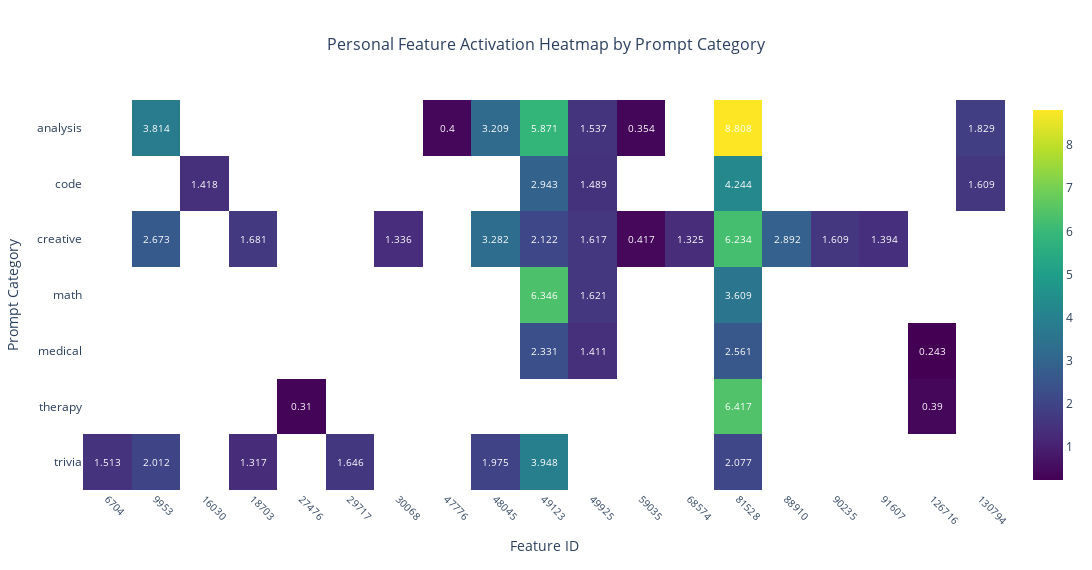

Notebook code cell kept with this figure:
### Markdown cell above
## Enhanced Heatmap with Feature Descriptions

### Code cell
# Create a fixed-size heatmap with square cells and text annotations
# Swap axes: features on x-axis, prompt categories on y-axis
feature_labels = [str(fid) for fid in pivot_df.index]
prompt_labels = list(pivot_df.columns)

# Transpose the data for swapped axes
transposed_data = pivot_df.T.values
transposed_text = np.round(transposed_data, 3)

# Create text array with NaN values as empty strings
text_display = []
for i in range(transposed_text.shape[0]):
    row_text = []
    for j in range(transposed_text.shape[1]):
        if np.isnan(transposed_text[i, j]):
            row_text.append("")
        else:
            row_text.append(str(transposed_text[i, j]))
    text_display.append(row_text)

# Create the heatmap with text annotations
fig_enhanced = go.Figure(data=go.Heatmap(
    z=transposed_data,
    x=feature_labels,
    y=prompt_labels,
    colorscale='Viridis',
    hoverongaps=False,
    text=text_display,
    texttemplate="%{text}",
    textfont={"size": 10, "color": "white"},
    showscale=True
))

# Calculate dimensions for square cells
num_features = len(feature_labels)
num_labels = len(prompt_labels)
cell_size = 60  # pixels per cell
width = num_features * cell_size + 200  # extra space for labels and colorbar
height = num_labels * cell_size + 150  # extra space for title and labels

# Update layout for square cells and remove grid
fig_enhanced.update_layout(
    title={
        'text': 'Personal Feature Activation Heatmap by Prompt Category',
        'x': 0.5,
        'xanchor': 'center',
        'font': {'size': 16}
    },
    xaxis={
        'title': 'Feature ID',
        'tickangle': 45,
        'tickfont': {'size': 10},
        'side': 'bottom',
        'showgrid': False,
        'zeroline': False
    },
    yaxis={
        'title': 'Prompt Category',
        'tickfont': {'size': 12},
        'autorange': 'reversed',  # Put first category at top
        'showgrid': False,
        'zeroline': False
    },
    width=width,
    height=height,
    coloraxis_colorbar={
        'title': 'Mean Activation',
        'titleside': 'right'
    },
    plot_bgcolor='white',
    # Set hover label styling for fixed width
    hoverlabel=dict(
        bgcolor="white",
        bordercolor="black",
        font_size=12,
        font_family="Arial",
        font_color="black",
        align="left",
        namelength=-1
    )
)

# Function to wrap text to specific width
def wrap_text(text, width=50):
    words = text.split()
    lines = []
    current_line = []
    current_length = 0
    
    for word in words:
        if current_length + len(word) + 1 <= width:
            current_line.append(word)
            current_length += len(word) + 1
        else:
            if current_line:
                lines.append(' '.join(current_line))
            current_line = [word]
            current_length = len(word)
    
    if current_line:
        lines.append(' '.join(current_line))
    
    return '<br>'.join(lines)

# Add enhanced hover information (adjusted for transposed data)
hover_text = []
for i, prompt_label in enumerate(prompt_labels):
    row_text = []
    for j, feature_id in enumerate(pivot_df.index):
        activation = pivot_df.loc[feature_id, prompt_label]
        
        # Get feature description if available
        if feature_id in desc_df['feature_id'].values:
            feature_row = desc_df[desc_df['feature_id'] == feature_id].iloc[0]
            desc = feature_row['pt_desc']
            feature_type = feature_row['type']
        else:
            desc = 'No description available'
            feature_type = 'Unknown'
        
        # Find an example prompt from this feature-label combination
        example_prompt = "No example available"
        for record in prompt_data:
            if record['feature_id'] == feature_id:
                for prompt in record['active_prompts']:
                    if prompt['prompt_label'] == prompt_label:
                        example_prompt = prompt['prompt_text']
                        break
                break
        
        if pd.notna(activation):
            # Create wrapped text for consistent width
            wrapped_desc = wrap_text(f"Description: {desc[:120]}{'...' if len(desc) > 120 else ''}", 40)
            wrapped_example = wrap_text(f"Example: {example_prompt[:150]}{'...' if len(example_prompt) > 150 else ''}", 40)
            
            text = f"Type: {feature_type}<br>" + \
                   f"{wrapped_desc}<br>" + \
                   f"{wrapped_example}"
        else:
            wrapped_desc = wrap_text(f"Description: {desc[:120]}{'...' if len(desc) > 120 else ''}", 40)
            text = f"Feature ID: {feature_id}<br>" + \
                   f"Category: {prompt_label}<br>" + \
                   f"No activation data<br>" + \
                   f"Type: {feature_type}<br>" + \
                   f"{wrapped_desc}"
        
        row_text.append(text)
    hover_text.append(row_text)

# Update hover template with fixed width styling
fig_enhanced.update_traces(
    hovertemplate='<span style="white-space: nowrap; max-width: 400px; display: inline-block;">%{hovertext}</span><extra></extra>',
    hovertext=hover_text
)

fig_enhanced.show()

# save the figure as html file
fig_enhanced.write_html('prompt_activation_heatmap.html')

### Figure 1 — Plotly figure (JSON) as saved in the notebook; plotly's stock layout.template omitted (floating-point values rounded to 4 significant figures; data arrays with more than 128 entries replaced by an {"elided": "..."} marker saying what was removed)
{"data": [{"colorscale": [[0, "#440154"], [0.1111, "#482878"], [0.2222, "#3e4989"], [0.3333, "#31688e"], [0.4444, "#26828e"], [0.5556, "#1f9e89"], [0.6667, "#35b779"], [0.7778, "#6ece58"], [0.8889, "#b5de2b"], [1, "#fde725"]], "hoverongaps": false, "hovertemplate": "<span style=\"white-space: nowrap; max-width: 400px; display: inline-block;\">%{hovertext}</span><extra></extra>", "hovertext": {"elided": "7x19 str values"}, "showscale": true, "text": {"elided": "7x19 str values"}, "textfont": {"color": "white", "size": 10}, "texttemplate": "%{text}", "type": "heatmap", "x": ["6704", "9953", "16030", "18703", "27476", "29717", "30068", "47776", "48045", "49123", "49925", "59035", "68574", "81528", "88910", "90235", "91607", "126716", "130794"], "y": ["analysis", "code", "creative", "math", "medical", "therapy", "trivia"], "z": {"elided": "7x19 float values"}}], "layout": {"coloraxis": {"colorbar": {"title": {"side": "right", "text": "Mean Activation"}}}, "height": 570, "hoverlabel": {"align": "left", "bgcolor": "white", "bordercolor": "black", "font": {"color": "black", "family": "Arial", "size": 12}, "namelength": -1}, "plot_bgcolor": "white", "title": {"font": {"size": 16}, "text": "Personal Feature Activation Heatmap by Prompt Category", "x": 0.5, "xanchor": "center"}, "width": 1340, "xaxis": {"showgrid": false, "side": "bottom", "tickangle": 45, "tickfont": {"size": 10}, "title": {"text": "Feature ID"}, "zeroline": false}, "yaxis": {"autorange": "reversed", "showgrid": false, "tickfont": {"size": 12}, "title": {"text": "Prompt Category"}, "zeroline": false}}}
